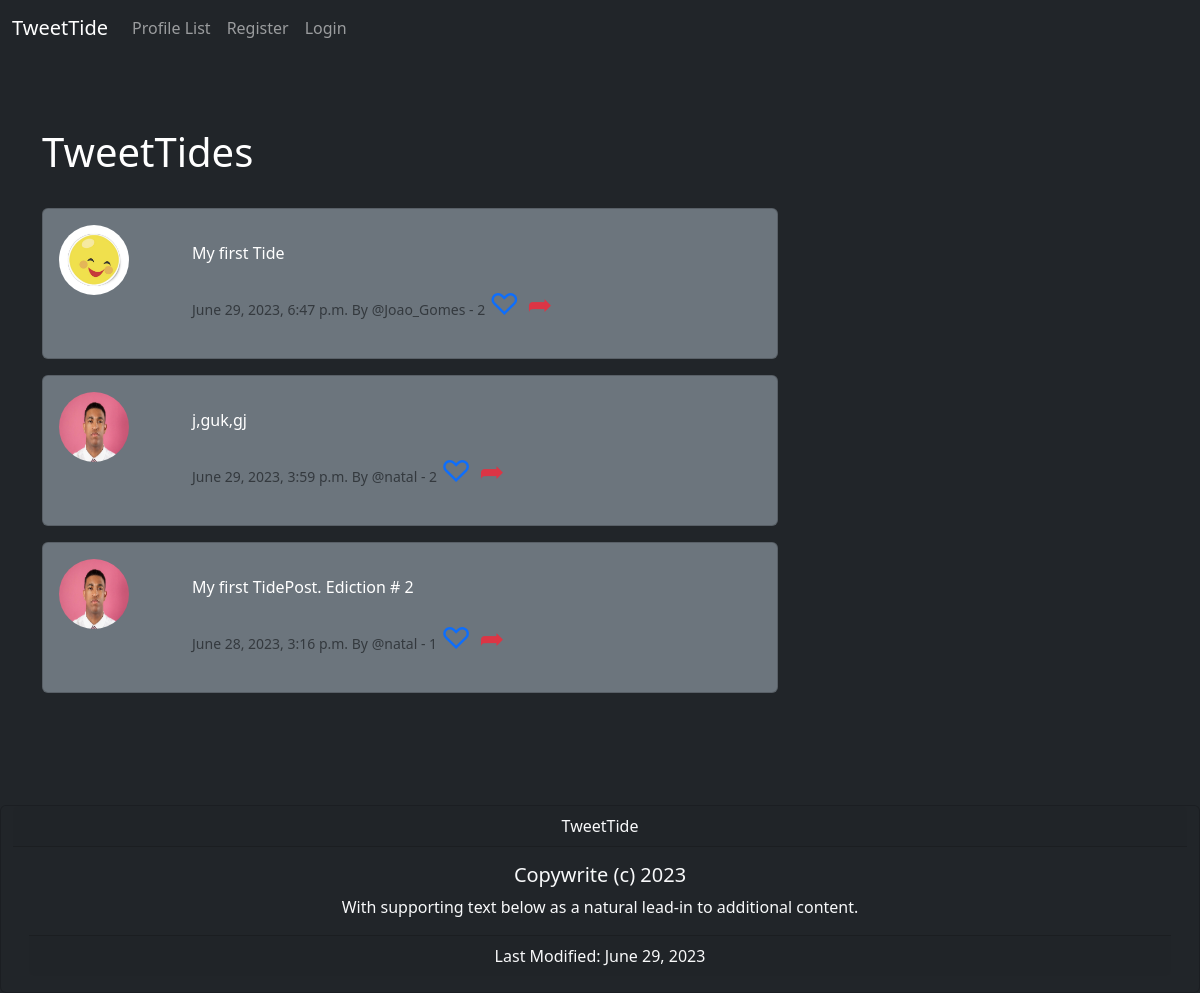
The page / on the database its author committed.
### socialnetwork/models.py (models this page shows, shortened)
class TidePost(models.Model):
    user = models.ForeignKey(User, related_name="tidepost", on_delete=models.CASCADE)
    body = models.CharField(max_length=1000)
    created_at = models.DateTimeField(auto_now_add=True)
    likes = models.ManyToManyField(User,related_name="tide_like", blank=True)
    def number_of_likes(self):
        return self.likes.count()

class Profile(models.Model):
	user = models.OneToOneField(User, on_delete=models.CASCADE)
	follows = models.ManyToManyField("self",
		related_name="followed_by",
		symmetrical=False,
		blank=True)
	date_modified = models.DateTimeField(User, auto_now=True)
	profile_image = models.ImageField(null=True, blank=True, upload_to="images/")
	profile_bio = models.CharField(null=True, blank=True, max_length=500)
	website_link = models.CharField(null=True, blank=True, max_length=100)
	facebook_link = models.CharField(null=True, blank=True, max_length=100)
	instagram_link = models.CharField(null=True, blank=True, max_length=100)
	linkedIn_link = models.CharField(null=True, blank=True, max_length=100)

### socialnetwork/views.py (the view)
# urls.py: 2. Add a URL to urlpatterns:  path('', views.home, name='home')
def home(request):
	if request.user.is_authenticated:
		form = TideForm(request.POST or None)
		if request.method == "POST":
			if form.is_valid():
				tidepost = form.save(commit=False)
				tidepost.user = request.user
				tidepost.save()
				messages.success(request, ("Your tidepost Has Been Posted!"))
				return redirect('home')
		tideposts = TidePost.objects.all().order_by("-created_at")
		return render(request, 'home.html', {"tideposts":tideposts, "form":form})
	else:
		tideposts = TidePost.objects.all().order_by("-created_at")
		return render(request, 'home.html', {"tideposts":tideposts})

### socialnetwork/templates/home.html (shortened to what this page needs)
{% extends 'base.html' %}
{% load static %}
{% block content %}
<div class="container-fluid bg-dark text-white py-5">
    <div class="container">
        <div class="row">
            <div class="col-8">
                <h1>TweetTides</h1><br>
                {% for post in tideposts %}
                <div class="card bg-secondary text-white mb-3 p-3">
                    <div class="row g-0">
                        <div class="col-2">
                            {% if post.user.profile.profile_image %}
                            <img src="{{ post.user.profile.profile_image.url }}" width=70 height=70 class="" style="border-radius:50%" alt="{{ profile.user.username }}">
                            {% else %}
                            <img src="{% static 'images/profile_img.png' %}" width=50 height=50 class="img-fluid rounded-circle" alt="Profile Image">
                            {% endif %}
                        </div>
                        <div class="col-10">
                            <div class="card-body">
                                <p class="card-text">{{ post.body }}</p>
                                <small class="text-muted">
                                    {{ post.created_at }} By @{{ post.user.username }}
                                    - {{ post.number_of_likes }}
                                    {% if user in post.likes.all %}
                                    <a href="{% url 'tweet_like' post.id %}" class="text-decoration-none text-primary" style="font-size: 30px;">
                                        &#9829;
                                    </a>
                                    {% else %}
                                    <a href="{% url 'tweet_like' post.id %}" class="text-decoration-none text-primary" style="font-size: 30px;">
                                    </a>
                                    {% endif %}
                                    <a href="{% url 'tweet_show' post.id %}" class="text-decoration-none text-danger" style="font-size: 30px;">
                                    </a>
                                </small>
                            </div>
                        </div>
                    </div>
                </div>
                {% endfor %}
            </div>
            <div class="col-4">
                <br><br/><br>
            </div>
        </div>
    </div>
</div>
{% endblock %}

### socialnetwork/templates/base.html (shortened to what this page needs)
<!doctype html>
<html lang="en">
   <head>
      <link rel="stylesheet" href="https://cdnjs.cloudflare.com/ajax/libs/font-awesome/4.7.0/css/font-awesome.min.css">
      <link href="https://cdn.jsdelivr.net/npm/bootstrap@5.3.0/dist/css/bootstrap.min.css" rel="stylesheet">
   </head>
   <body class="bg-dark">
      {%include 'header.html'%}
      <br>
      <div class="container-xxl">
         {%block content%}
         {%endblock%}
      </div>
      {% include 'footer.html'%}
   </body>
</html>

### socialnetwork/templates/header.html (shortened to what this page needs)
{% load static %}
<nav class="navbar navbar-expand-lg navbar-dark bg-dark">
  <div class="container-fluid">
    <a class="navbar-brand" href="{% url 'home' %}">TweetTide</a>
    <div class="collapse navbar-collapse" id="navbarSupportedContent">
      <ul class="navbar-nav me-auto mb-2 mb-lg-0">
        <li class="nav-item">
          <a class="nav-link"
          href="{% url 'profile_list' %}">Profile List</a>
        </li>
        {% if user.is_authenticated %}
        <li class="nav-item">
          <a class="nav-link"
          href="{% url 'logout' %}">Logout</a>
        </li>
        {% else %}
        <li class="nav-item">
          <a class="nav-link"
          href="{% url 'register' %}">Register</a>
        </li>
        <li class="nav-item">
          <a class="nav-link"
          href="{% url 'login' %}">Login</a>
        </li>
        {% endif %}
      </ul>
    </div>
  </div>
</nav>

### socialnetwork/templates/footer.html
<footer style="position:sticky; bottom:200">
    <div class="card text-center container-fluid mt-5 bg-dark text-light  ">
    <div class="card-header">
      TweetTide
    </div>
    <div class="card-body">
      <h5 class="card-title">Copywrite (c)  2023</h5>
      <p class="card-text">With supporting text below as a natural lead-in to additional content.</p>
      <div class="card-footer">
        Last Modified: June 29, 2023
      </div>
    </div>
  </div>
  </footer>

### rows shown on the page
TidePost: user.profile.profile_image (picture), body "My first Tide", created_at "June 29, 2023, 6:47 p.m.", user.username "Joao_Gomes", number_of_likes "2"
TidePost: user.profile.profile_image (placeholder picture), body "j,guk,gj", created_at "June 29, 2023, 3:59 p.m.", user.username "natal", number_of_likes "2"
TidePost: user.profile.profile_image (placeholder picture), body "My first TidePost. Ediction # 2", created_at "June 28, 2023, 3:16 p.m.", user.username "natal", number_of_likes "1"
